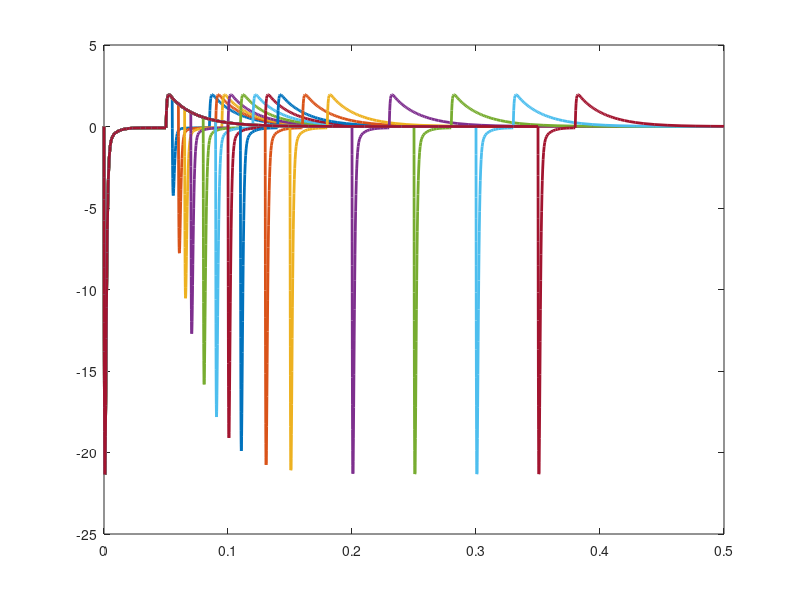

Reproduce this figure in MATLAB.
%EAAT model - Shchepakin et al. 2019 model


%smallest system 4-state model
%glutamate present
%EAAT2 coefficients - medians from table 1
m_1p = 1155.84;
m_1n = 101.99;
m_2p = 556.67;
m_2n = 697.34;
m_3p = 422.36;
m_4p = 31.12;
m_4n = 13.35;
%current coefficients - medians from table 1
A = 167.29;
B = 265.48;
D = 163.93;

%coefficient matrix w/ glutamate present
coeff_matrix_gp = [-m_1p - m_4n, m_1n, 0, m_4p; ...
                m_1p, -m_1n - m_2p, m_2n, 0; ...
                0, m_2p, -m_2n - m_3p, 0; ...
                m_4n, 0, m_3p, -m_4p;];
            
%w/ no glutamate present
m_1p = 0;
coeff_matrix_NOgp = [-m_1p - m_4n, m_1n, 0, m_4p; ...
                m_1p, -m_1n - m_2p, m_2n, 0; ...
                0, m_2p, -m_2n - m_3p, 0; ...
                m_4n, 0, m_3p, -m_4p;];
                                    
%ODE solving stuff            
ode_rhs_gp = @(t,X) coeff_matrix_gp*X;
ode_rhs_NOgp = @(t,X) coeff_matrix_NOgp*X;

x0 = [m_4p/(m_4p+m_4n); 0; 0; m_4n/(m_4p+m_4n);];

%glutamate pulse parameters
T_pulse1 = 0.05; %first Glu pulse, 50 ms
T_pulse2 = 0.03; %second Glu pulse, 30 ms
%variable delay between pulses
T_delay = [0.005; 0.010; 0.015; 0.020; 0.030; 0.040; ...
           0.050; 0.060; 0.080; 0.100; 0.150; 0.200; 0.250; 0.300;];
TF = 0.5;

for ii = 1:size(T_delay,1)

[t1,x1] = ode23s(ode_rhs_gp,[0,T_pulse1],x0);
[t2,x2] = ode23s(ode_rhs_NOgp,[t1(end),t1(end)+T_delay(ii)],x1(end,:));
[t3,x3] = ode23s(ode_rhs_gp,[t2(end),t2(end)+T_pulse2],x2(end,:));
[t4,x4] = ode23s(ode_rhs_NOgp,[t3(end),TF],x3(end,:));

%convert system states to transporter current
t = [t1;t2;t3;t4;];
x = [x1;x2;x3;x4;];

I = -A*x(:,1) - B*x(:,2) - D*x(:,4) + (A*m_4p +D*m_4n)/(m_4p + m_4n);
plot(t,I,'LineWidth',2); hold on
end


            
            